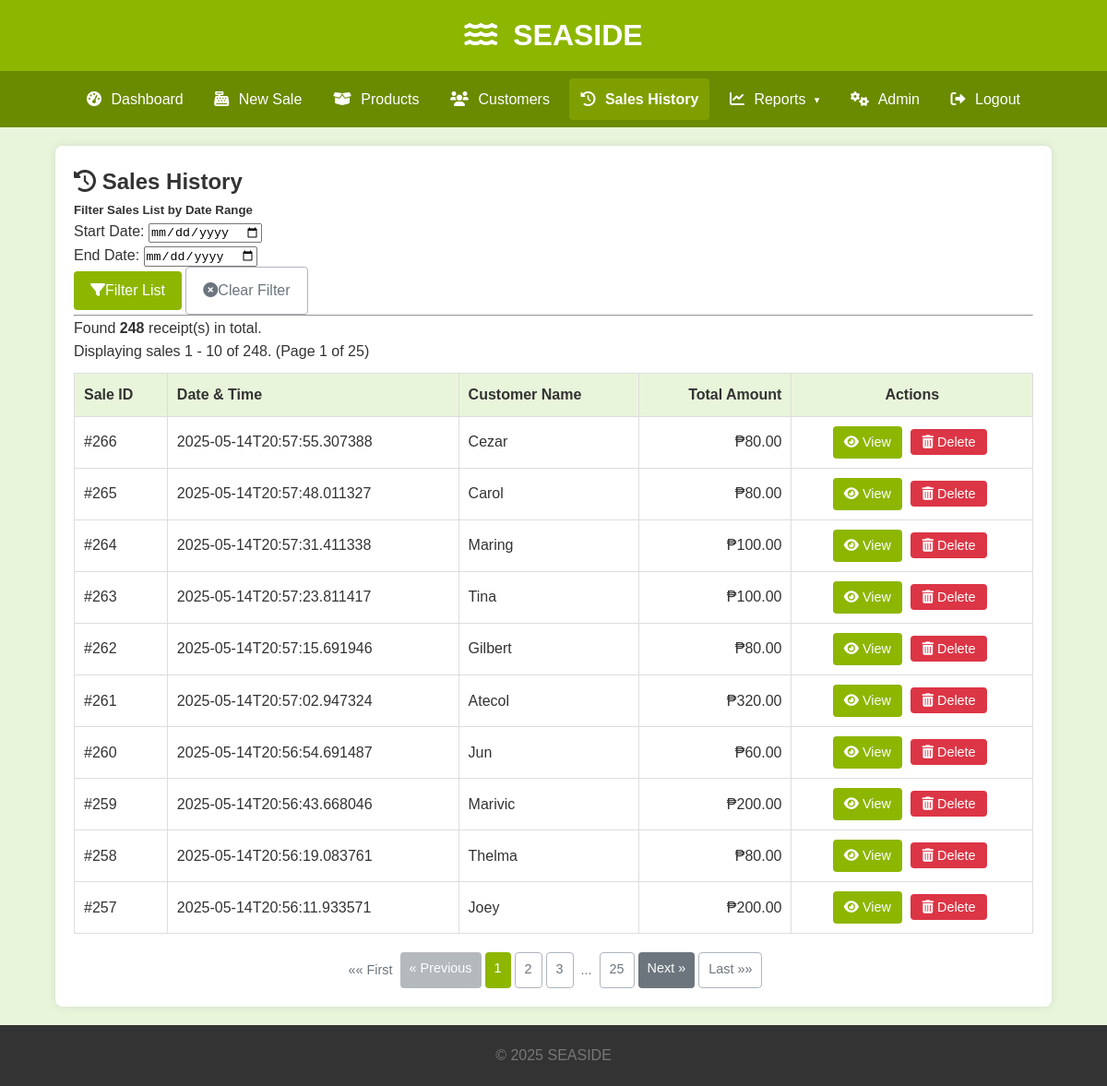
The page /sales (signed in) on the database its author committed.
### tables this page shows
CREATE TABLE Sales (
                SaleID INTEGER PRIMARY KEY AUTOINCREMENT,
                SaleTimestamp TEXT NOT NULL,
                TotalAmount REAL NOT NULL CHECK (TotalAmount >= 0),
                CustomerName TEXT DEFAULT 'N/A'
            );

### app.py (the view)
@app.route('/sales')
@app.route('/sales/page/<int:page_num>')
@login_required
def list_sales(page_num=1):
    start_date_str = request.args.get('start_date')
    end_date_str = request.args.get('end_date')
    date_filter_error = None
    start_date, end_date = None, None
    if start_date_str:
        try:
            start_date = datetime.datetime.strptime(start_date_str, '%Y-%m-%d').date()
        except ValueError:
            date_filter_error = "Invalid start date format (YYYY-MM-DD)."
    if end_date_str:
        try:
            end_date = datetime.datetime.strptime(end_date_str, '%Y-%m-%d').date()
        except ValueError:
            date_filter_error = (
                                    date_filter_error + " " if date_filter_error else "") + "Invalid end date format (YYYY-MM-DD)."
    if start_date and end_date and start_date > end_date:
        date_filter_error = (
                                date_filter_error + " " if date_filter_error else "") + "Start date cannot be after end date."
    if date_filter_error:
        flash(date_filter_error, "error")
        start_date, end_date = None, None
        start_date_str, end_date_str = None, None  # For repopulating form
    db_start_date = start_date.strftime('%Y-%m-%d') if start_date else None
    db_end_date = end_date.strftime('%Y-%m-%d') if end_date else None
    app.logger.info(f"Sales History: Filtering from '{db_start_date}' to '{db_end_date}', page {page_num}")
    total_sales = db.count_total_sales_db(start_date=db_start_date, end_date=db_end_date)
    sales_on_page = db.get_sales_paginated_db(
        page=page_num,
        per_page=ITEMS_PER_PAGE,
        start_date=db_start_date,
        end_date=db_end_date
    )
    if not sales_on_page and page_num > 1 and total_sales > 0:
        flash(f"No sales found on page {page_num} for the selected filter. Showing last available page.", "info")
        last_page = math.ceil(total_sales / ITEMS_PER_PAGE) if total_sales > 0 else 1
        return redirect(url_for('list_sales', page_num=last_page, start_date=start_date_str, end_date=end_date_str))
    total_pages = math.ceil(total_sales / ITEMS_PER_PAGE) if total_sales > 0 else 0
    return render_template('sales/list.html',
                           sales=sales_on_page, title="Sales History",
                           current_page=page_num, total_pages=total_pages,
                           total_items=total_sales, per_page=ITEMS_PER_PAGE
                           )

### app.py (called while the page is built)
@app.template_filter('format_datetime')
def format_datetime_filter(value, format_str='%Y-%m-%d %I:%M %p'):  # Default format example
    if not value:
        return "N/A"  # Or some other placeholder for None/empty values
    if isinstance(value, str):
        try:
            dt_obj = datetime.datetime.strptime(value, '%Y-%m-%d %H:%M:%S')  # Adjust if your DB format is different
            return dt_obj.strftime(format_str)
        except ValueError:
            app.logger.warning(f"Could not parse datetime string for formatting: {value}")
            return value
    elif isinstance(value, datetime.datetime):
        return value.strftime(format_str)
    return value  # Fallback for other types

@app.context_processor
def utility_processor():
    return {
        'now': datetime.datetime.now,  # Current datetime for use in templates (e.g., footer year)
        'min': min,  # Make min() function available
        'max': max,  # Make max() function available
        'logged_in': session.get('logged_in', False),  # Check login status
        'calendar': calendar  # Make calendar module available (e.g., for month names)
    }

def login_required(f):
    @wraps(f)
    def decorated_function(*args, **kwargs):
        if not session.get('logged_in'):
            flash("Please log in to access this page.", "warning")
            return redirect(url_for('login', next=request.url))  # Redirect to login, remembering the intended page
        return f(*args, **kwargs)
    return decorated_function

### db_operations.py (called while the page is built)
def get_db_connection():
    conn = None
    try:
        conn = sqlite3.connect(DATABASE_URL)
        conn.row_factory = sqlite3.Row  # Access columns by name (e.g., row['ColumnName'])
        conn.execute("PRAGMA foreign_keys = ON;")  # Enforce foreign key constraints
        logging.debug("Database connection established successfully.")
    except sqlite3.Error as e:
        logging.error(f"Database connection error to '{DATABASE_URL}': {e}", exc_info=True)
        raise  # Re-raise the exception if connection fails, so the app can handle it
    return conn

### templates/sales/list.html (shortened to what this page needs)
{% extends "base.html" %}
{% block content %}
<div class="container mt-4">
    <div class="d-flex justify-content-between align-items-center mb-3">
        <h2><i class="fas fa-history"></i> {{ title }}</h2>
    </div>
    <form method="GET" id="salesFilterForm" action="{{ url_for('list_sales') }}" class="mb-4 p-3 border rounded bg-light">
        <h5 class="mb-3">Filter Sales List by Date Range</h5>
        <div class="row g-3 align-items-end">
            <div class="col-md-4">
                <label for="start_date" class="form-label">Start Date:</label>
                <input type="date" class="form-control form-control-sm" id="start_date" name="start_date" value="{{ request.args.get('start_date', '') }}">
            </div>
            <div class="col-md-4">
                <label for="end_date" class="form-label">End Date:</label>
                <input type="date" class="form-control form-control-sm" id="end_date" name="end_date" value="{{ request.args.get('end_date', '') }}">
            </div>
            <div class="col-md-4">
                <div class="btn-group w-100" role="group" aria-label="Filter actions">
                    <button type="submit" class="btn btn-primary btn-sm flex-grow-1 d-flex align-items-center justify-content-center">
                        <i class="fas fa-filter me-1"></i>Filter List
                    </button>
                    <a href="{{ url_for('list_sales') }}" class="btn btn-outline-secondary btn-sm flex-grow-1 d-flex align-items-center justify-content-center" role="button">
                        <i class="fas fa-times-circle me-1"></i>Clear Filter
                    </a>
                </div>
            </div>
        </div>
    </form>
    <hr>
    {% if sales %}
        <div class="mb-2">
            <p class="text-muted">
                Found <strong>{{ total_items }}</strong> receipt(s)
                {% if request.args.get('start_date') or request.args.get('end_date') %}
                    for the selected criteria.
                {% else %}
                    in total.
                {% endif %}
            </p>
        </div>
        <p style="margin-bottom: 10px;">
            Displaying sales {{ (current_page - 1) * per_page + 1 }} - {{ min(current_page * per_page, total_items) }} of {{ total_items }}.
            (Page {{ current_page }} of {{ total_pages if total_pages > 0 else 1 }})
        </p>
        <div class="table-responsive-wrapper">
            <table class="table table-striped table-hover">
                <thead class="table-dark">
                    <tr>
                        <th>Sale ID</th>
                        <th>Date & Time</th>
                        <th>Customer Name</th>
                        <th style="text-align: right;">Total Amount</th>
                        <th style="text-align: center;">Actions</th>
                    </tr>
                </thead>
                <tbody>
                    {% for sale in sales %}
                    <tr>
                        <td>#{{ sale.SaleID }}</td>
                        <td>{{ sale.SaleTimestamp | format_datetime if sale.SaleTimestamp else 'N/A' }}</td>
                        <td>{{ sale.CustomerName if sale.CustomerName else 'N/A' }}</td>
                        <td style="text-align: right;">₱{{ "%.2f"|format(sale.TotalAmount if sale.TotalAmount is not none else 0.0) }}</td>
                        <td style="text-align: center;" class="actions">
                            <a href="{{ url_for('view_sale', sale_id=sale.SaleID) }}" class="btn btn-info btn-sm view-btn" title="View Details">
                                <i class="fas fa-eye"></i> View
                            </a>
                            <form action="{{ url_for('delete_sale', sale_id=sale.SaleID) }}" method="POST" style="display: inline-block;" onsubmit="return confirm('Are you sure you want to delete Sale #{{ sale.SaleID }}? This action cannot be undone.');">
                                <button type="submit" class="btn btn-danger btn-sm delete-btn" title="Delete Sale">
                                    <i class="fas fa-trash-alt"></i> Delete
                                </button>
                            </form>
                        </td>
                    </tr>
                    {% endfor %}
                </tbody>
            </table>
        </div>
        {% if total_pages > 1 %}
        <div class="pagination" style="margin-top: 20px; text-align: center;">
            {% if current_page > 1 %}
                <a href="{{ url_for('list_sales', page_num=1, start_date=request.args.get('start_date'), end_date=request.args.get('end_date')) }}" class="btn btn-outline-secondary">&laquo;&laquo; First</a>
                <a href="{{ url_for('list_sales', page_num=current_page - 1, start_date=request.args.get('start_date'), end_date=request.args.get('end_date')) }}" class="btn btn-secondary">&laquo; Previous</a>
            {% else %}
                 <span class="btn btn-outline-secondary disabled">&laquo;&laquo; First</span>
                <span class="btn btn-secondary disabled">&laquo; Previous</span>
            {% endif %}
            {% set page_window = 2 %}
            {% set start_page_num_calc = max(1, current_page - page_window) %}
            {% set end_page_num_calc = min(total_pages, current_page + page_window) %}
            {% for page_i in range(start_page_num_calc, end_page_num_calc + 1) %}
                {% if page_i == current_page %}
                    <span class="btn btn-primary current-page">{{ page_i }}</span>
                {% else %}
                    <a href="{{ url_for('list_sales', page_num=page_i, start_date=request.args.get('start_date'), end_date=request.args.get('end_date')) }}" class="btn btn-outline-secondary">{{ page_i }}</a>
                {% endif %}
            {% endfor %}
            {% if end_page_num_calc < total_pages %}
                {% if end_page_num_calc < total_pages - 1 %}
                     <span class="btn btn-outline-secondary disabled" style="border:none; background:transparent; padding: 8px 4px;">...</span>
                {% endif %}
                <a href="{{ url_for('list_sales', page_num=total_pages, start_date=request.args.get('start_date'), end_date=request.args.get('end_date')) }}" class="btn btn-outline-secondary">{{ total_pages }}</a>
            {% endif %}
            {% if current_page < total_pages %}
                <a href="{{ url_for('list_sales', page_num=current_page + 1, start_date=request.args.get('start_date'), end_date=request.args.get('end_date')) }}" class="btn btn-secondary">Next &raquo;</a>
                <a href="{{ url_for('list_sales', page_num=total_pages, start_date=request.args.get('start_date'), end_date=request.args.get('end_date')) }}" class="btn btn-outline-secondary">Last &raquo;&raquo;</a>
            {% else %}
                <span class="btn btn-secondary disabled">Next &raquo;</span>
                <span class="btn btn-outline-secondary disabled">Last &raquo;&raquo;</span>
            {% endif %}
        </div>
        {% endif %}
    {% else %}
        <div class="alert alert-info" role="alert">
            No sales records found{% if request.args.get('start_date') or request.args.get('end_date') %} for the selected date range{% endif %}.
        </div>
    {% endif %}
</div>
{% endblock %}

### static/css/style.css (style rules this page uses)
* { box-sizing: border-box; margin: 0; padding: 0; }
body { font-family: Arial, sans-serif; line-height: 1.6; background-color: #e9f5db; color: #333; display: flex; flex-direction: column; min-height: 100vh; }
.table-responsive-wrapper { overflow-x: auto; margin-bottom: 20px; -webkit-overflow-scrolling: touch; width: 100%; }
.table-responsive-wrapper > table { width: 100%; border-collapse: collapse; }
.table-responsive-wrapper > table th, .table-responsive-wrapper > table td { border: 1px solid #ddd; padding: 10px; text-align: left; white-space: nowrap; }
.table-responsive-wrapper > table th { background-color: #e9f5db; }
.table-responsive-wrapper .actions a, .table-responsive-wrapper .actions button { margin-right: 5px; margin-bottom: 5px; text-decoration: none; padding: 6px 12px; border-radius: 4px; cursor: pointer; border: none; display: inline-block; font-size: 0.9rem; color: #ffffff; }
.table-responsive-wrapper .actions .delete-btn { background-color: #dc3545; }
.table-responsive-wrapper .actions .view-btn { background-color: #8DB600; }
.btn { padding: 12px 18px; color: white; background-color: #8DB600; border: none; border-radius: 4px; cursor: pointer; text-decoration: none; display: inline-block; font-size: 1rem; transition: background-color 0.2s ease-in-out; }
.btn-primary { background-color: #8DB600; color: #fff; }
.btn-secondary { background-color: #6c757d; color: #fff; }
.btn-danger { background-color: #dc3545; color: #fff; }
.btn-info { background-color: #90EE90; color: #2F3E0A; }
@media (min-width: 768px) { .table-responsive-wrapper .actions button, .table-responsive-wrapper .actions a { margin-bottom: 0; } }
.pagination { display: flex; justify-content: center; padding-left: 0; list-style: none; border-radius: .25rem; margin-top: 20px; }
.pagination .btn { margin: 0 2px; padding: 6px 10px; font-size: 0.9em; }
.pagination .btn.current-page { background-color: #8DB600; color: white; border-color: #7F9F00; }
.pagination .btn.disabled { pointer-events: none; opacity: 0.5; }
.btn-outline-secondary { background-color: transparent; border: 1px solid #adb5bd; color: #6c757d; }
.pagination .btn-outline-secondary.disabled { border: none; background-color: transparent; color: #6c757d; opacity: 1; padding: 8px 4px; }

### rows shown on the page
Sales: SaleID "266", SaleTimestamp "2025-05-14T20:57:55.307388", CustomerName "Cezar", TotalAmount "80.00"
Sales: SaleID "265", SaleTimestamp "2025-05-14T20:57:48.011327", CustomerName "Carol", TotalAmount "80.00"
Sales: SaleID "264", SaleTimestamp "2025-05-14T20:57:31.411338", CustomerName "Maring", TotalAmount "100.00"
Sales: SaleID "263", SaleTimestamp "2025-05-14T20:57:23.811417", CustomerName "Tina", TotalAmount "100.00"
Sales: SaleID "262", SaleTimestamp "2025-05-14T20:57:15.691946", CustomerName "Gilbert", TotalAmount "80.00"
Sales: SaleID "261", SaleTimestamp "2025-05-14T20:57:02.947324", CustomerName "Atecol", TotalAmount "320.00"
Sales: SaleID "260", SaleTimestamp "2025-05-14T20:56:54.691487", CustomerName "Jun", TotalAmount "60.00"
Sales: SaleID "259", SaleTimestamp "2025-05-14T20:56:43.668046", CustomerName "Marivic", TotalAmount "200.00"
Sales: SaleID "258", SaleTimestamp "2025-05-14T20:56:19.083761", CustomerName "Thelma", TotalAmount "80.00"
Sales: SaleID "257", SaleTimestamp "2025-05-14T20:56:11.933571", CustomerName "Joey", TotalAmount "200.00"

### other values the page prints
{{ title }} "Sales History"
{{ total_items }} "248"
{{ (current_page - 1) * per_page + 1 }} "1"
{{ min(current_page * per_page, total_items) }} "10"
{{ current_page }} "1"
{{ total_pages if total_pages > 0 else 1 }} "25"
{{ page_i }} "1"
{{ page_i }} "2" "3"
{{ total_pages }} "25"
